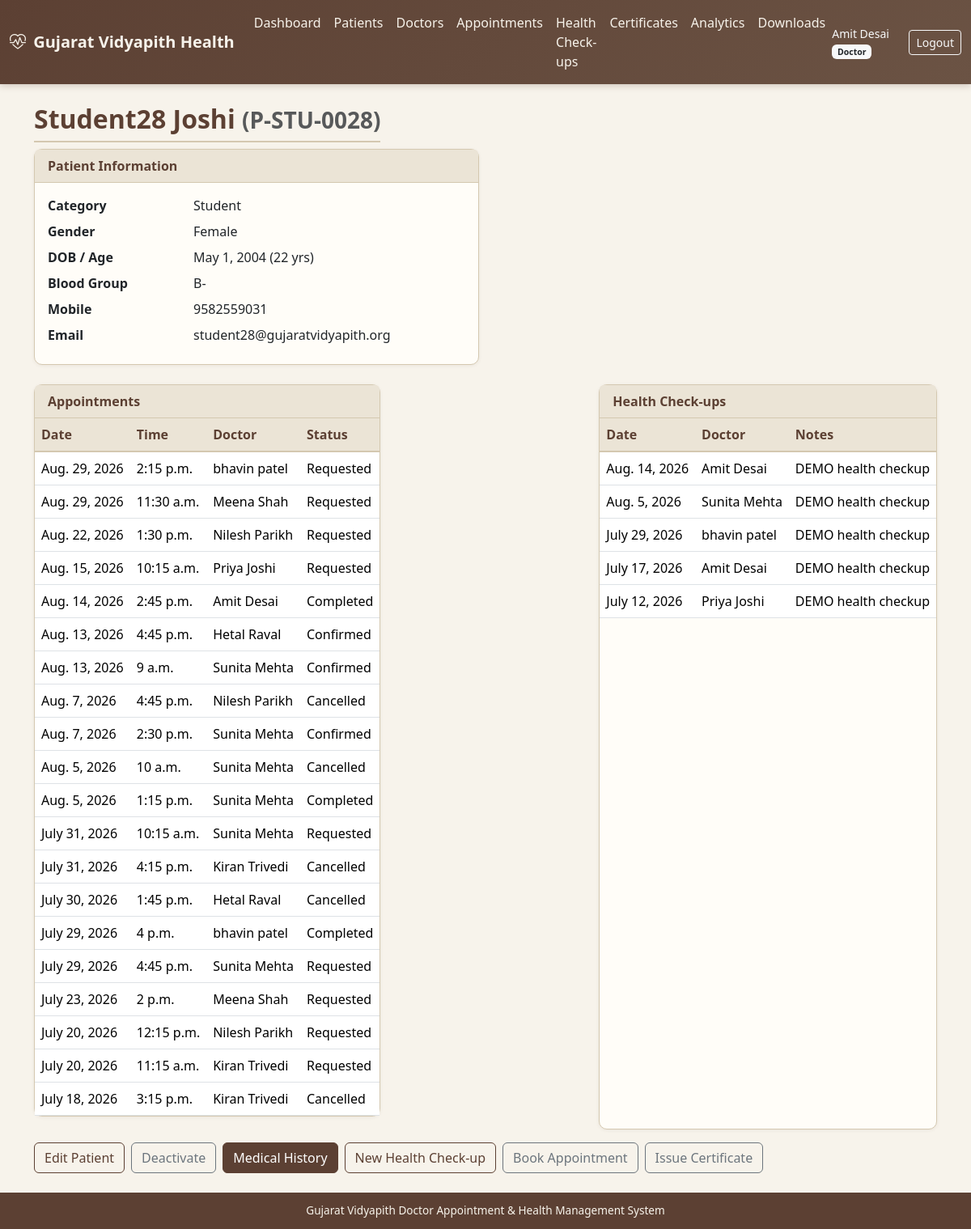
The page /patients/P-STU-0028/ (signed in) on the database its author committed.
### accounts/models.py (models this page shows, shortened)
class User(AbstractUser):
    role = models.ForeignKey(
        Role, on_delete=models.SET_NULL, null=True, blank=True, related_name='users'
    )
    mobile = models.CharField(max_length=15, blank=True)
    gender = models.CharField(
        max_length=10,
        choices=[('Male', 'Male'), ('Female', 'Female'), ('Other', 'Other')],
        blank=True,
    )
    profile_photo = models.ImageField(upload_to='profiles/', blank=True, null=True)
    is_active_user = models.BooleanField(default=True)
    created_at = models.DateTimeField(auto_now_add=True)
    updated_at = models.DateTimeField(auto_now=True)
    class Meta:
        ordering = ['username']
    @property
    def role_code(self):
        return self.role.code if self.role else None
    def has_role(self, *codes):
        return self.role and self.role.code in codes
    def is_doctor_user(self):
        if self.has_role(Role.DOCTOR, Role.ADMIN, Role.SUPER_ADMIN):
            return True
        try:
            return self.doctor_profile is not None
        except Exception:
            return False

class Role(models.Model):
    ADMIN = 'admin'
    DOCTOR = 'doctor'
    STUDENT = 'student'
    STAFF = 'staff'
    STAFF_FAMILY = 'staff_family'
    HOD = 'hod'
    SUPER_ADMIN = 'super_admin'
    ROLE_CHOICES = [
        (ADMIN, 'Administrator'),
        (DOCTOR, 'Doctor'),
        (STUDENT, 'Student'),
        (STAFF, 'Staff'),
        (STAFF_FAMILY, 'Staff Family Member'),
        (HOD, 'HOD'),
        (SUPER_ADMIN, 'Super Administrator'),
    ]
    code = models.CharField(max_length=20, choices=ROLE_CHOICES, unique=True)
    name = models.CharField(max_length=50)
    description = models.TextField(blank=True)
    is_active = models.BooleanField(default=True)
    created_at = models.DateTimeField(auto_now_add=True)
    class Meta:
        ordering = ['name']

### patients/models.py (models this page shows, shortened)
class Patient(models.Model):
    CATEGORY_STUDENT = 'student'
    CATEGORY_STAFF = 'staff'
    CATEGORY_STAFF_FAMILY = 'staff_family'
    CATEGORY_CHOICES = [
        (CATEGORY_STUDENT, 'Student'),
        (CATEGORY_STAFF, 'University Staff'),
        (CATEGORY_STAFF_FAMILY, 'Staff Family Member'),
    ]
    patient_id = models.CharField(max_length=30, unique=True, db_index=True)
    user = models.OneToOneField(
        settings.AUTH_USER_MODEL,
        on_delete=models.SET_NULL,
        null=True,
        blank=True,
        related_name='patient_profile',
    )
    category = models.CharField(max_length=20, choices=CATEGORY_CHOICES, db_index=True)
    name = models.CharField(max_length=150, db_index=True)
    gender = models.CharField(
        max_length=10,
        choices=[('Male', 'Male'), ('Female', 'Female'), ('Other', 'Other')],
        blank=True,
    )
    date_of_birth = models.DateField(null=True, blank=True)
    email = models.EmailField(blank=True, db_index=True)
    mobile = models.CharField(max_length=15, blank=True, db_index=True)
    address = models.TextField(blank=True)
    blood_group = models.CharField(max_length=5, blank=True)
    emergency_contact = models.CharField(max_length=15, blank=True)
    status = models.CharField(
        max_length=20,
        choices=[('Active', 'Active'), ('Inactive', 'Inactive')],
        default='Active',
    )
    created_at = models.DateTimeField(auto_now_add=True)
    updated_at = models.DateTimeField(auto_now=True)
    created_by = models.ForeignKey(
        settings.AUTH_USER_MODEL,
        on_delete=models.SET_NULL,
        null=True,
        blank=True,
        related_name='patients_created',
    )
    class Meta:
        ordering = ['name']
        indexes = [
            models.Index(fields=['name', 'mobile']),
            models.Index(fields=['category', 'status']),
        ]
    @property
    def age(self):
        if not self.date_of_birth:
            return None
        from datetime import date
        today = date.today()
        return today.year - self.date_of_birth.year - (
            (today.month, today.day) < (self.date_of_birth.month, self.date_of_birth.day)
        )

### appointments/models.py (models this page shows, shortened)
class Appointment(models.Model):
    STATUS_REQUESTED = 'requested'
    STATUS_CONFIRMED = 'confirmed'
    STATUS_IN_CONSULTATION = 'in_consultation'
    STATUS_COMPLETED = 'completed'
    STATUS_CANCELLED = 'cancelled'
    STATUS_RESCHEDULED = 'rescheduled'
    STATUS_NO_SHOW = 'no_show'
    STATUS_CHOICES = [
        (STATUS_REQUESTED, 'Requested'),
        (STATUS_CONFIRMED, 'Confirmed'),
        (STATUS_IN_CONSULTATION, 'In Consultation'),
        (STATUS_COMPLETED, 'Completed'),
        (STATUS_CANCELLED, 'Cancelled'),
        (STATUS_RESCHEDULED, 'Rescheduled'),
        (STATUS_NO_SHOW, 'No-show'),
    ]
    appointment_number = models.CharField(max_length=30, unique=True, db_index=True)
    patient = models.ForeignKey(Patient, on_delete=models.CASCADE, related_name='appointments')
    doctor = models.ForeignKey(Doctor, on_delete=models.CASCADE, related_name='appointments')
    appointment_date = models.DateField(db_index=True)
    appointment_time = models.TimeField()
    status = models.CharField(max_length=20, choices=STATUS_CHOICES, default=STATUS_REQUESTED, db_index=True)
    reason = models.CharField(max_length=300, blank=True)
    notes = models.TextField(blank=True)
    cancelled_reason = models.CharField(max_length=300, blank=True)
    created_by = models.ForeignKey(
        settings.AUTH_USER_MODEL, on_delete=models.SET_NULL, null=True, blank=True, related_name='appointments_created'
    )
    created_at = models.DateTimeField(auto_now_add=True)
    updated_at = models.DateTimeField(auto_now=True)
    class Meta:
        ordering = ['-appointment_date', '-appointment_time']
        indexes = [
            models.Index(fields=['doctor', 'appointment_date', 'appointment_time']),
            models.Index(fields=['patient', 'appointment_date']),
        ]
        constraints = [
            models.UniqueConstraint(
                fields=['doctor', 'appointment_date', 'appointment_time'],
                condition=models.Q(status__in=['requested', 'confirmed', 'in_consultation']),
                name='unique_active_doctor_slot',
            )
        ]

### doctors/models.py (models this page shows, shortened)
class Doctor(models.Model):
    doctor_id = models.CharField(max_length=30, unique=True)
    user = models.OneToOneField(
        settings.AUTH_USER_MODEL,
        on_delete=models.SET_NULL,
        null=True,
        blank=True,
        related_name='doctor_profile',
    )
    name = models.CharField(max_length=150)
    gender = models.CharField(
        max_length=10,
        choices=[('Male', 'Male'), ('Female', 'Female'), ('Other', 'Other')],
        blank=True,
    )
    qualification = models.CharField(max_length=200, blank=True)
    medical_system = models.ForeignKey(
        MedicalSystem, on_delete=models.SET_NULL, null=True, blank=True, related_name='doctors'
    )
    specialization = models.ForeignKey(
        Specialization, on_delete=models.SET_NULL, null=True, related_name='doctors'
    )
    department = models.ForeignKey(
        Department, on_delete=models.SET_NULL, null=True, blank=True, related_name='doctors'
    )
    registration_number = models.CharField(max_length=50, blank=True)
    email = models.EmailField(blank=True)
    mobile = models.CharField(max_length=15, blank=True)
    experience_years = models.PositiveSmallIntegerField(default=0)
    profile_photo = models.ImageField(upload_to='doctors/', blank=True, null=True)
    availability = models.CharField(
        max_length=20,
        choices=[('Available', 'Available'), ('Unavailable', 'Unavailable'), ('On Leave', 'On Leave')],
        default='Available',
    )
    status = models.CharField(
        max_length=20,
        choices=[('Active', 'Active'), ('Inactive', 'Inactive')],
        default='Active',
    )
    created_at = models.DateTimeField(auto_now_add=True)
    updated_at = models.DateTimeField(auto_now=True)
    class Meta:
        ordering = ['name']

### health_records/models.py (models this page shows, shortened)
class HealthCheckup(models.Model):
    patient = models.ForeignKey(Patient, on_delete=models.CASCADE, related_name='health_checkups')
    doctor = models.ForeignKey(
        Doctor, on_delete=models.SET_NULL, null=True, blank=True, related_name='health_checkups'
    )
    checkup_date = models.DateField(db_index=True)
    notes = models.TextField(blank=True)
    entered_by = models.ForeignKey(
        settings.AUTH_USER_MODEL, on_delete=models.SET_NULL, null=True, blank=True
    )
    created_at = models.DateTimeField(auto_now_add=True)
    is_demo = models.BooleanField(default=False)
    class Meta:
        ordering = ['-checkup_date']
        indexes = [models.Index(fields=['patient', 'checkup_date'])]

### patients/views.py (the view)
# urls.py: path('<str:patient_id>/', views.detail, name='detail'),
@login_required
def detail(request, patient_id):
    patient = get_object_or_404(
        Patient.objects.select_related(
            'student_profile', 'student_profile__department', 'student_profile__programme',
            'staff_profile', 'staff_profile__department',
            'family_profile', 'family_profile__related_staff',
        ),
        patient_id=patient_id,
    )
    require_patient_owner(request.user, patient)
    if not doctor_can_access_patient(request.user, patient):
        raise PermissionDenied('You do not have permission to access this information.')
    appointments = Appointment.objects.filter(patient=patient).select_related('doctor').order_by('-appointment_date')[:20]
    checkups = HealthCheckup.objects.filter(patient=patient).order_by('-checkup_date')[:20]
    consultations = Consultation.objects.filter(patient=patient).select_related('doctor').order_by('-consultation_date')[:15]
    certificates = MedicalCertificate.objects.filter(patient=patient).order_by('-created_at')[:10]
    return render(request, 'patients/detail.html', {
        'patient': patient,
        'appointments': appointments,
        'checkups': checkups,
        'consultations': consultations,
        'certificates': certificates,
        'show_medical': True,
    })

### templates/patients/detail.html (shortened to what this page needs)
{% extends "base.html" %}
{% block content %}
<div class="container">
  <div class="d-flex justify-content-between flex-wrap gap-2 mb-2">
    <h2 class="page-title mb-0">{{ patient.name }} <small class="text-muted">({{ patient.patient_id }})</small></h2>
  <div class="row g-3 mb-3">
    <div class="col-md-6">
      <div class="card card-gv">
        <div class="card-header">Patient Information</div>
        <div class="card-body">
          <dl class="row mb-0">
            <dt class="col-sm-4">Category</dt><dd class="col-sm-8">{{ patient.get_category_display }}</dd>
            <dt class="col-sm-4">Gender</dt><dd class="col-sm-8">{{ patient.gender|default:"—" }}</dd>
            <dt class="col-sm-4">DOB / Age</dt><dd class="col-sm-8">{{ patient.date_of_birth|default:"—" }} {% if patient.age %}({{ patient.age }} yrs){% endif %}</dd>
            <dt class="col-sm-4">Blood Group</dt><dd class="col-sm-8">{{ patient.blood_group|default:"—" }}</dd>
            <dt class="col-sm-4">Mobile</dt><dd class="col-sm-8">{{ patient.mobile|default:"—" }}</dd>
            <dt class="col-sm-4">Email</dt><dd class="col-sm-8">{{ patient.email|default:"—" }}</dd>
          </dl>
        </div>
      </div>
    </div>
  </div>
  <div class="card card-gv mb-3">
    <div class="card-header">Appointments</div>
    <div class="table-responsive">
      <table class="table table-gv mb-0">
        <thead><tr><th>Date</th><th>Time</th><th>Doctor</th><th>Status</th></tr></thead>
        <tbody>
        {% for a in appointments %}
        <tr><td>{{ a.appointment_date }}</td><td>{{ a.appointment_time }}</td><td>{{ a.doctor.name }}</td><td>{{ a.get_status_display }}</td></tr>
        {% empty %}<tr><td colspan="4" class="text-muted text-center">None</td></tr>{% endfor %}
        </tbody>
      </table>
    </div>
  </div>
  <div class="card card-gv">
    <div class="card-header">Health Check-ups</div>
    <div class="table-responsive">
      <table class="table table-gv mb-0">
        <thead><tr><th>Date</th><th>Doctor</th><th>Notes</th></tr></thead>
        <tbody>
        {% for c in checkups %}
        <tr><td>{{ c.checkup_date }}</td><td>{{ c.doctor.name|default:"—" }}</td><td>{{ c.notes|truncatechars:50 }}</td></tr>
        {% empty %}<tr><td colspan="3" class="text-muted text-center">None</td></tr>{% endfor %}
        </tbody>
      </table>
    </div>
  </div>
</div>
  <div class="mt-3 d-flex gap-2 flex-wrap">
    {% if user.is_doctor_user or user.is_admin_user or user.is_superuser %}
    <a href="{% url 'patients:doctor_edit' patient.patient_id %}" class="btn btn-outline-gv">Edit Patient</a>
    <form method="post" action="{% url 'patients:doctor_toggle' patient.patient_id %}" class="d-inline">{% csrf_token %}
      <button class="btn btn-outline-secondary">{% if patient.status == 'Active' %}Deactivate{% else %}Activate{% endif %}</button>
    </form>
    {% endif %}
    <a href="{% url 'patients:history' patient.patient_id %}" class="btn btn-gv">Medical History</a>
    <a href="{% url 'health_records:entry' patient.patient_id %}" class="btn btn-outline-gv">New Health Check-up</a>
    <a href="{% url 'appointments:book' %}?patient={{ patient.patient_id }}" class="btn btn-outline-secondary">Book Appointment</a>
    <a href="{% url 'certificates:create' %}?patient={{ patient.patient_id }}" class="btn btn-outline-secondary">Issue Certificate</a>
  </div>
{% endblock %}

### templates/base.html (shortened to what this page needs)
{% load static %}
<!DOCTYPE html>
<html lang="en">
<head>
  <link href="https://cdn.jsdelivr.net/npm/bootstrap@5.3.3/dist/css/bootstrap.min.css" rel="stylesheet">
  <link href="https://cdn.jsdelivr.net/npm/bootstrap-icons@1.11.3/font/bootstrap-icons.min.css" rel="stylesheet">
  <link href="{% static 'css/gv-theme.css' %}" rel="stylesheet">
</head>
<body class="d-flex flex-column">
{% if user.is_authenticated %}
<nav class="navbar navbar-expand-lg navbar-gv">
  <div class="container-fluid">
    <a class="navbar-brand fw-semibold" href="{% url 'accounts:dashboard' %}">
      <i class="bi bi-heart-pulse me-1"></i> Gujarat Vidyapith Health
    </a>
    <div class="collapse navbar-collapse" id="navMain">
      <ul class="navbar-nav me-auto">
        <li class="nav-item"><a class="nav-link" href="{% url 'accounts:dashboard' %}">Dashboard</a></li>
        {% if user.is_superuser or user.role_code == 'admin' or user.role_code == 'super_admin' or user.role_code == 'doctor' %}
        <li class="nav-item"><a class="nav-link" href="{% url 'patients:index' %}">Patients</a></li>
        {% endif %}
        <li class="nav-item"><a class="nav-link" href="{% url 'doctors:index' %}">Doctors</a></li>
        <li class="nav-item"><a class="nav-link" href="{% url 'appointments:index' %}">Appointments</a></li>
        <li class="nav-item"><a class="nav-link" href="{% url 'health_records:index' %}">Health Check-ups</a></li>
        <li class="nav-item"><a class="nav-link" href="{% url 'certificates:index' %}">Certificates</a></li>
        <li class="nav-item"><a class="nav-link" href="{% url 'analytics:index' %}">Analytics</a></li>
        <li class="nav-item"><a class="nav-link" href="{% url 'analytics:downloads' %}">Downloads</a></li>
      </ul>
      <span class="navbar-text text-light me-3 small">
        {{ user.get_full_name|default:user.username }}
        {% if user.role %}<span class="badge bg-light text-dark">{{ user.role.name }}</span>{% endif %}
      </span>
      <a class="btn btn-sm btn-outline-light" href="{% url 'accounts:logout' %}">Logout</a>
    </div>
  </div>
</nav>
{% endif %}
<main class="container-fluid py-4 flex-grow-1">
  {% block content %}{% endblock %}
</main>
<footer class="footer-gv text-center">
  <div class="container">
    Gujarat Vidyapith Doctor Appointment &amp; Health Management System
  </div>
</footer>
</body>
</html>

### rows shown on the page
User: get_full_name "Amit Desai", role.name "Doctor"
Patient: name "Student28 Joshi", patient_id "P-STU-0028", category "Student", gender "Female", date_of_birth "May 1, 2004", age "22", blood_group "B-", mobile "9582559031", email "student28@gujaratvidyapith.org"
Appointment: appointment_date "Aug. 29, 2026", appointment_time "2:15 p.m.", doctor.name "bhavin patel", status "Requested"
Appointment: appointment_date "Aug. 29, 2026", appointment_time "11:30 a.m.", doctor.name "Meena Shah", status "Requested"
Appointment: appointment_date "Aug. 22, 2026", appointment_time "1:30 p.m.", doctor.name "Nilesh Parikh", status "Requested"
Appointment: appointment_date "Aug. 15, 2026", appointment_time "10:15 a.m.", doctor.name "Priya Joshi", status "Requested"
Appointment: appointment_date "Aug. 14, 2026", appointment_time "2:45 p.m.", doctor.name "Amit Desai", status "Completed"
Appointment: appointment_date "Aug. 13, 2026", appointment_time "4:45 p.m.", doctor.name "Hetal Raval", status "Confirmed"
Appointment: appointment_date "Aug. 13, 2026", appointment_time "9 a.m.", doctor.name "Sunita Mehta", status "Confirmed"
Appointment: appointment_date "Aug. 7, 2026", appointment_time "4:45 p.m.", doctor.name "Nilesh Parikh", status "Cancelled"
Appointment: appointment_date "Aug. 7, 2026", appointment_time "2:30 p.m.", doctor.name "Sunita Mehta", status "Confirmed"
Appointment: appointment_date "Aug. 5, 2026", appointment_time "10 a.m.", doctor.name "Sunita Mehta", status "Cancelled"
Appointment: appointment_date "Aug. 5, 2026", appointment_time "1:15 p.m.", doctor.name "Sunita Mehta", status "Completed"
Appointment: appointment_date "July 31, 2026", appointment_time "10:15 a.m.", doctor.name "Sunita Mehta", status "Requested"
Appointment: appointment_date "July 31, 2026", appointment_time "4:15 p.m.", doctor.name "Kiran Trivedi", status "Cancelled"
Appointment: appointment_date "July 30, 2026", appointment_time "1:45 p.m.", doctor.name "Hetal Raval", status "Cancelled"
Appointment: appointment_date "July 29, 2026", appointment_time "4 p.m.", doctor.name "bhavin patel", status "Completed"
Appointment: appointment_date "July 29, 2026", appointment_time "4:45 p.m.", doctor.name "Sunita Mehta", status "Requested"
Appointment: appointment_date "July 23, 2026", appointment_time "2 p.m.", doctor.name "Meena Shah", status "Requested"
Appointment: appointment_date "July 20, 2026", appointment_time "12:15 p.m.", doctor.name "Nilesh Parikh", status "Requested"
Appointment: appointment_date "July 20, 2026", appointment_time "11:15 a.m.", doctor.name "Kiran Trivedi", status "Requested"
Appointment: appointment_date "July 18, 2026", appointment_time "3:15 p.m.", doctor.name "Kiran Trivedi", status "Cancelled"
HealthCheckup: checkup_date "Aug. 14, 2026", doctor.name "Amit Desai", notes "DEMO health checkup"
HealthCheckup: checkup_date "Aug. 5, 2026", doctor.name "Sunita Mehta", notes "DEMO health checkup"
HealthCheckup: checkup_date "July 29, 2026", doctor.name "bhavin patel", notes "DEMO health checkup"
HealthCheckup: checkup_date "July 17, 2026", doctor.name "Amit Desai", notes "DEMO health checkup"
HealthCheckup: checkup_date "July 12, 2026", doctor.name "Priya Joshi", notes "DEMO health checkup"
